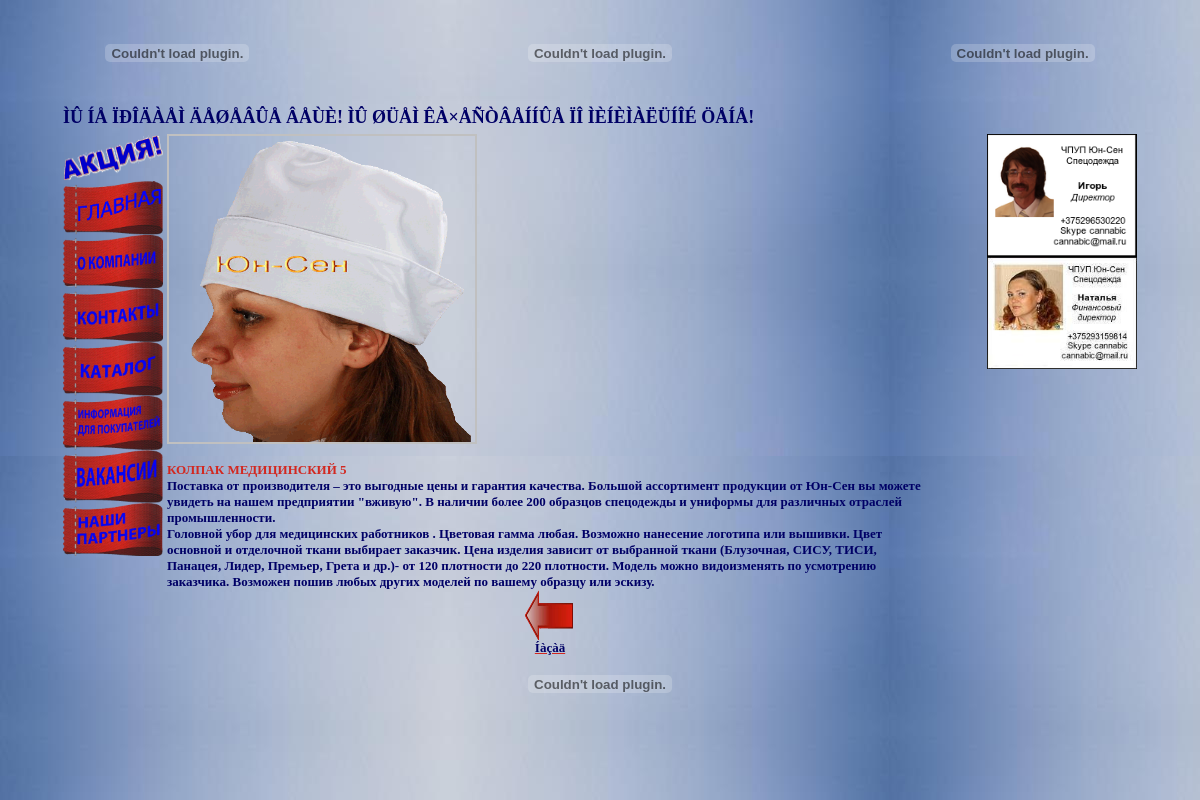
/p11714.php, run on the app's committed database.
### tables this page shows
CREATE TABLE IF NOT EXISTS `catalog` (
  `category` text NOT NULL,
  `model` int(11) NOT NULL,
  `image` text NOT NULL,
  `name` text NOT NULL,
  `price` text NOT NULL,
  `description` text NOT NULL
);

### 1714.php (called while the page is built)
<?php
$imgDir='images/17/14/';
$category = 17;
$model = 14;
?>

### p11714.php (the view, shortened to what this page needs)
<?php
include ('1714.php');
  function getFiles($path)
  {
    $files = scandir($path);
    for($i = 0, $length = count($files); $i < $length; $i++)
    {
      if( is_dir($path.$files[$i]) )
      {
        unset($files[$i]);
      }
    }
    return $files;
  }
?>
<!DOCTYPE HTML PUBLIC "-//W3C//DTD HTML 4.01 Frameset//EN" "http://www.w3.org/TR/html4/frameset.dtd">
<html>
 <head>
<link rel="stylesheet" type="text/css" href="gallerystyle.css" />
<link rel="stylesheet" type="text/css" href="../highslide/highslide.css" />
</head>
<body align = center link = "#d22820"
alink = "#000066"
vlink = "#000066">
<div id="bg"></div>
<div id="content"><div align = center>
<table width = 90%>
<tr>
<td align = center>
<embed src="images/logo.swf" width = '150px' height = '100px' quality="high"  TYPE="application/x-shockwave-flash" wmode="transparent" loop="true" autoplay="true" pluginspage="http://www.macromedia.com/go/getflashplayer"></embed>
</td>
<td align = center>
<embed src="images/text.swf" width = '400px' height = '100px' quality="high"  TYPE="application/x-shockwave-flash" wmode="transparent" loop="true" autoplay="true" pluginspage="http://www.macromedia.com/go/getflashplayer"></embed>
</td>
<td align = center>
<embed src="images/phones.swf" width = '150px' height = '100px' quality="high"  TYPE="application/x-shockwave-flash" wmode="transparent" loop="true" autoplay="true" pluginspage="http://www.macromedia.com/go/getflashplayer"></embed>
</td>
</tr>
<tr>
<td colspan = 3><marquee>
<font size = 4px color="#000066" face="Verdana"><B>ÌÛ ÍÅ ÏÐÎÄÀÅÌ ÄÅØÅÂÛÅ ÂÅÙÈ! ÌÛ ØÜÅÌ ÊÀ×ÅÑÒÂÅÍÍÛÅ ÏÎ ÌÈÍÈÌÀËÜÍÎÉ ÖÅÍÅ!</B></font>
</marquee></td></tr>
</table>
</div>
<div align = center>
<table border="0"  width="90%">
<tr>
<td valign = top rowspan = 2 align = left>
<a href = empty.php><img src = "images/act.gif" width = 100px></img><br>
<a href = index.php><img src = "images/index.gif" width = 100px></img><br>
<a href = company.php><img src = "images/company.gif" width = 100px></img><br>
<a href = contacts.php><img src = "images/contacts.gif" width = 100px></img><br>
<a href = catalog.php><img src = "images/catalog.gif" width = 100px></img><br>
<a href = info.php><img src = "images/info.gif" width = 100px></img><br>
<a href = work.php><img src = "images/work.gif" width = 100px></img><br>
<a href = friends.php><img src = "images/friends.gif" width = 100px></img><br>
</td>
<td valign = top rowspan = 2>
<?php
        foreach( getFiles($imgDir) as $file )
        {
echo '<a href="'.$imgDir.$file.'" class="highslide" onclick="return hs.expand(this)">';
echo '<img src="'.$imgDir.$file.'" width="40%"/>';
echo '</a>';
   }
 ?>
<br>
<?php
$query = mysql_query("SELECT * FROM catalog WHERE category = $category AND model = $model");
do
{
    $n = $row['name'];
    $d = $row['description'];
    echo ('<div align = left>');
    echo ('<font size = 2px color="#d22820" face="Verdana"><B>');
    echo ($n);
    echo ('</B></font>');
    echo ('<br>');
    echo ('<font  size = 2px color="#000066" face="Verdana"><B>');
    echo ($d);
    echo ('</B></font>');
    echo ('</div>');
}
 while ($row = mysql_fetch_array ($query));
?>
<div align = center>
<?php
echo '<a href="';
echo $category;
echo '.php" title="íàçàä">';
?>
<img src="images/back.gif" border=0 width=50px height=50px>
<br><font size = 2px color="#000066" face="Verdana"><B>Íàçàä</B></a></div>
<td valign = top align = right WIDTH = 150PX>
<img src = images/igor.png WIDTH = 150PX><br>
<img src = images/natalia.JPG WIDTH = 150PX>
<br>
<iframe src="http://diano4ka96.narod.ru/tag.html"
width="200" height="200"
align="left" scrolling=no
frameborder="0">
    Âàø áðàóçåð íå ïîääåðæèâàåò ïëàâàþùèå ôðåéìû!
 </iframe>
</td>
</tr>
</table>
</div>
<embed src="images/end.swf" width = '100%' height = '50px' quality="high"  TYPE="application/x-shockwave-flash" wmode="transparent" loop="true" autoplay="true" pluginspage="http://www.macromedia.com/go/getflashplayer"></embed>
</div>
</body>
</html>

### highslide/highslide.css (style rules this page uses)
.highslide { outline: none; text-decoration: none; }
.highslide img { border: 2px solid silver; }

### p11714.php (style rules this page uses)
#bg { position:fixed; top:0; bottom:0; left:0; right:0; background-image:url(images/bgc.jpg); z-index:999; }
#content { position:absolute; top:0; bottom:0; left:0; right:0; z-index:1000; }

### data on the page
catalog: name "КОЛПАК МЕДИЦИНСКИЙ 5", description "Поставка от производителя – это выгодные цены и гарантия качества. Большой ассортимент продукции от Юн-Сен вы можете увидеть на нашем предприятии \"вживую\". В наличии более 200 образцов спецодежды и униформы для различных отраслей промышленности. Головной убор для медицинских работников . Цветовая гамма любая. Возможно нанесение логотипа или вышивки. Цвет основной и отделочной ткани выбирает заказчик. Цена изделия зависит от выбранной ткани (Блузочная, СИСУ, ТИСИ, Панацея, Лидер, Премьер, Грета и др.)- от 120 плотности до 220 плотности. Модель можно видоизменять по усмотрению заказчика. Возможен пошив любых других моделей по вашему образцу или эскизу."
